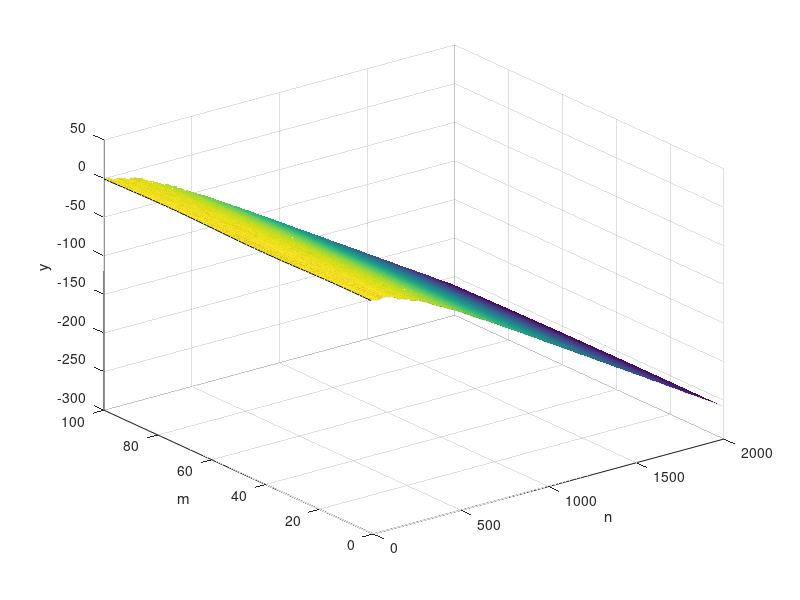
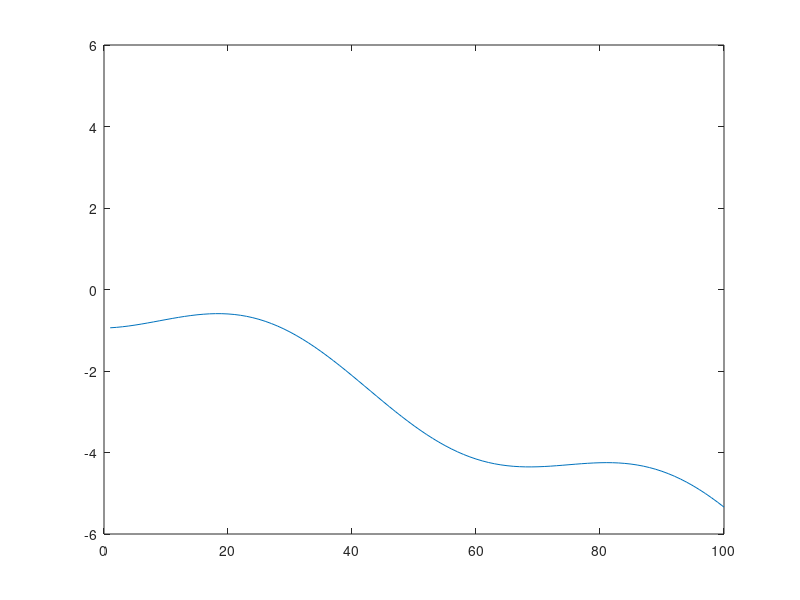

Write the MATLAB code that produced these figures, in order.
% Constants start

% Linear mass density (u)
linear_mass_density = 0.01;

% Tension force (T)
tension_force = 100;

% viscous damping coefficent [N*s/m]
b = 0.5;

% String length (L)
string_length = 1;

%Matrix
M = 100;
N = 2000;

% Constants end

beta = b / 2 / linear_mass_density;
x = linspace(0, string_length, M)';
velocity = sqrt(tension_force / linear_mass_density);
dx = x(2) - x(1);
dt = dx / velocity;
p = (velocity * dt / dx)^2;
q = 1 + beta * dt;
u = 1 - beta * dt;

% boundary conditions
% (l, r) Dirichlet condition
% (h, k) Neumann condition

% Neumann - Neumann
s = sin(3 * pi * x + pi / 4);
g = x .* (1 - x);
h = sin(x)*ones(1, N);
k = -3 * pi * sqrt(2) / 2 * ones(1, N);

f(:, 1) = s;
f(1, 2) = p*(f(2,1)- f(1,1)-dx*h(1)) + f(1,1) +u*dt*g(1);
f(2:M - 1, 2) = p / 2 * (f(3:M, 1) - 2 * f(2:M - 1, 1) + f(1:M - 2, 1)) + f(2:M - 1, 1) + u * dt * g(2:M - 1);
f(M, 2) = p * (dx * k(2) - f(M, 1) + f(M - 1, 1)) + f(M, 1) + u * dt * g(M);

for n = 2:N - 1
    f(1, n + 1) = 2 * p / q * (f(2, n) - f(1, n) - dx * h(n)) + 2 / q * f(1, n) - u / q * f(1, n - 1);
    f(2:M - 1, n + 1) = (1 / q) * p * (f(3:M, n) - 2 * f(2:M - 1, n) + f(1:M - 2, n)) + 2 * (1 / q) * f(2:M - 1, n) - (u / q) * f(2:M - 1, n - 1);
    f(M, n + 1) = (1 / q) * p * 2 * (dx * k(n) - f(M, n) + f(M - 1, n)) + 2 * (1 / q) * f(M, n) - (u / q) * f(M, n - 1);
end

plot_x = 0:1 / (M - 1):1;
plot_y = 0:1 / (M - 1):1;

figure(1)
surf(f);
zlabel('y');
xlabel('n');
ylabel('m');

X = 1:M;
fig = figure(3);
axh = axes('Parent',fig);
i = 1;
ph = plot(axh, X,f(:,i));
xlim([0 M]);
ylim([-6 6]);

while i < M
    i = i + 1;
    set(ph,'YData',f(:, i));
    pause(0.1)
end

